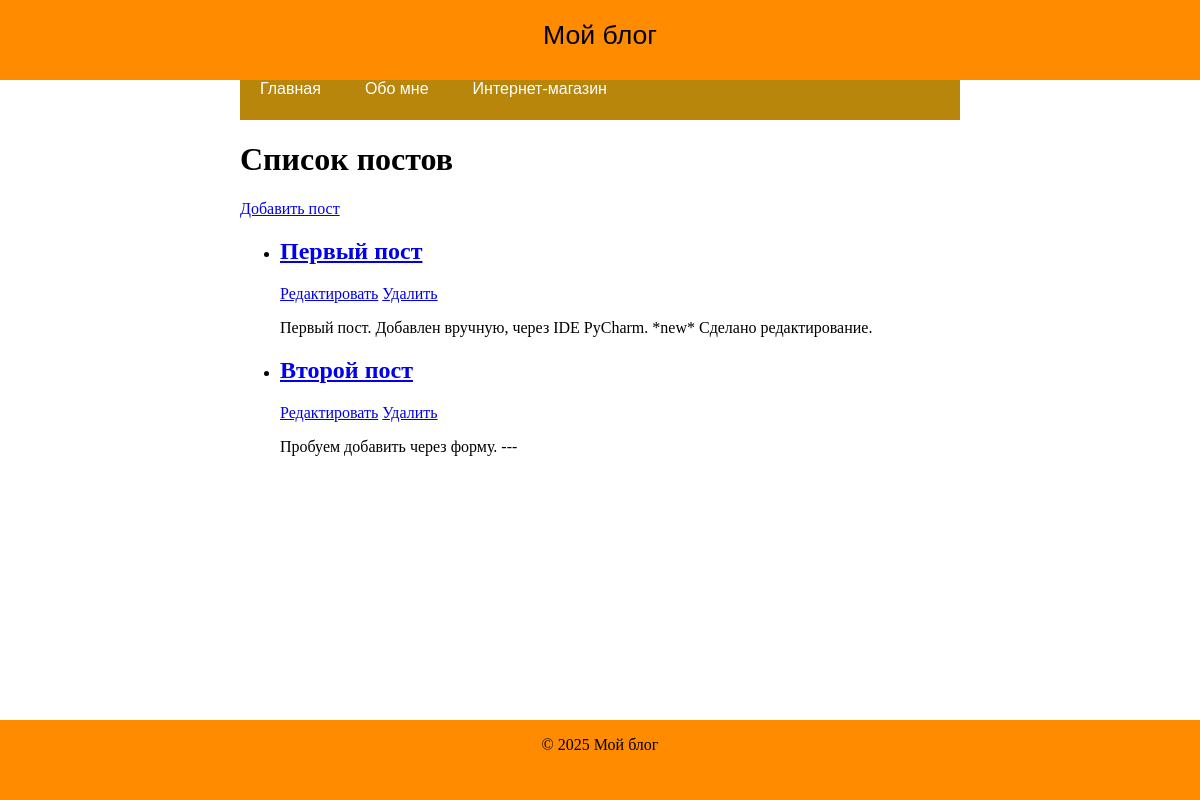
/posts/, run on the app's committed database.
### blog/models.py (models this page shows, shortened)
class Post(models.Model):
    title = models.CharField(max_length=100)
    content = models.TextField()

### blog/views.py (the view)
# urls.py: path('posts/', PostListView.as_view(), name='post_list'),
class PostListView(ListView):
    model = Post
    template_name = 'blog/post_list.html'
    context_object_name = 'posts'

### templates/blog/post_list.html
{% extends '_base.html' %}
{% block title %}Список постов{% endblock %}
{% block content %}
    <a href="create">Добавить пост</a>
    <ul>
        {% for post in posts %}
            <li>
                <h2><a href="{{ post.id }}/">{{ post.title }}</a></h2>
                <a href="{{ post.id }}/edit/">Редактировать</a>
                <a href="{{ post.id }}/delete/">Удалить</a>
                <p>{{ post.content }}</p>
            </li>
        {% empty %}
            <p>Пока нет постов.</p>
        {% endfor %}
    </ul>
{% endblock %}

### static/css/main.css (style rules this page uses)
html, body, .container { height: 100%; margin: 0; }

### data on the page
Post: title "Первый пост", content "Первый пост. Добавлен вручную, через IDE PyCharm. *new* Сделано редактирование."
Post: title "Второй пост", content "Пробуем добавить через форму. ---"
